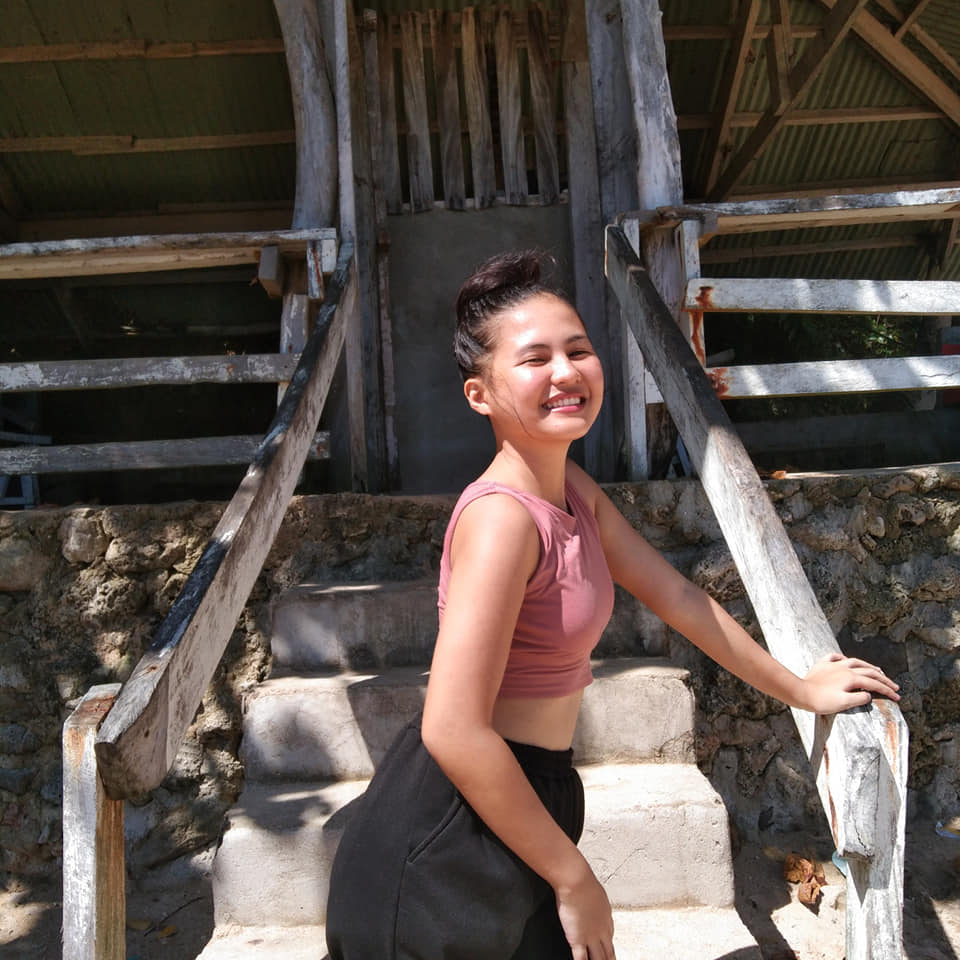
#> input picture photos/inday.jpg, 960 x 960 px
$ python thresh.py
#> lines starting #> are read from the running program, lines starting #| are printed output that depends on the picture; after the words box and inside, x2 and y2 are one past the last pixel; in counts of white or black regions, pixels touching at a corner belong together
import cv2 as cv

img = cv.imread('photos/inday.jpg')
#> img is the input picture: shape (960, 960, 3); mean B, G, R 75.6, 81.7, 92.6

cv.imshow('Inday', img)

gray = cv.cvtColor(img, cv.COLOR_BGR2GRAY)
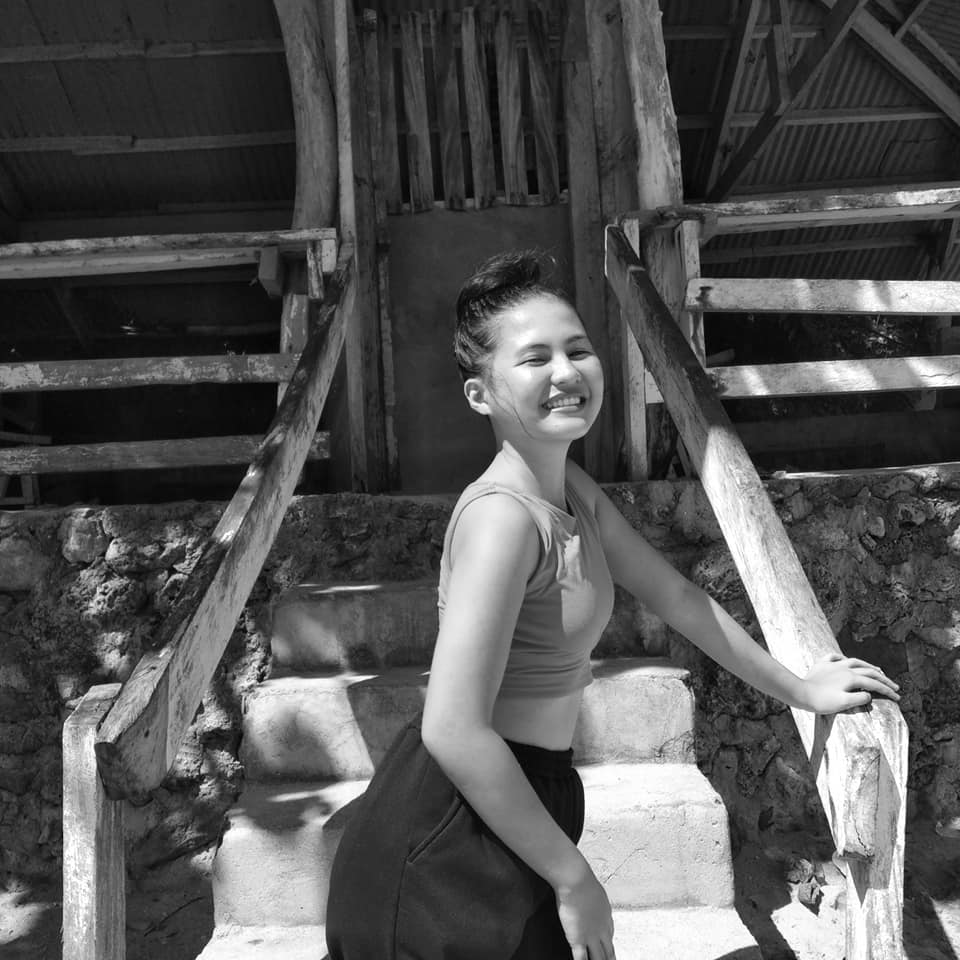
#> gray: shape (960, 960); min 0, max 255, mean 84.3
# cv.imshow('Gray', gray)

# Simple thresholding
threshold, thresh =  cv.threshold(gray, 150 ,255, cv.THRESH_BINARY)
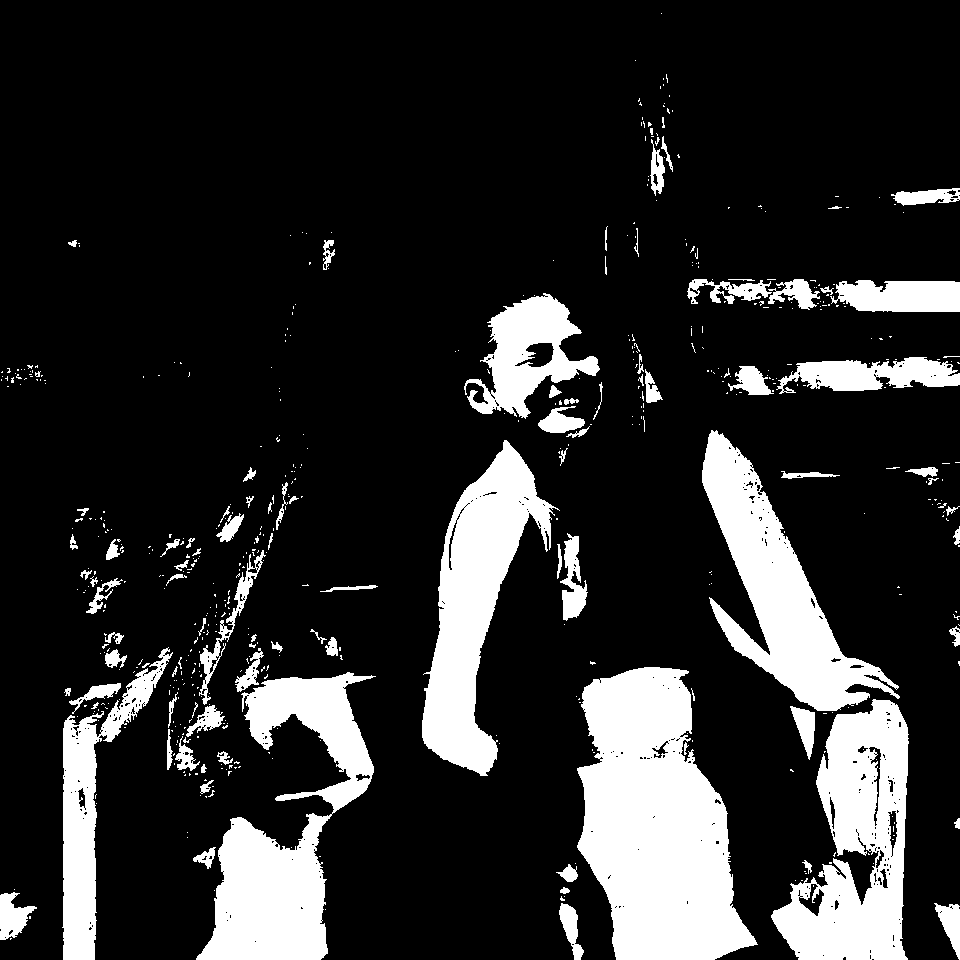
#> thresh: shape (960, 960); 17.3% white; 576 white regions (478 under 20 px), largest, box (x1, y1, x2, y2) and area: (577, 667, 758, 960) 35232, (196, 672, 376, 960) 22085, (771, 699, 909, 960) 20434
# cv.imshow('Simple Threshold',thresh)

threshold, thresh_inv =  cv.threshold(gray, 150 ,255, cv.THRESH_BINARY_INV)
# cv.imshow('Simple Threshold Inverse',thresh_inv)

# Adopted thresholding
adoptive_thresh =  cv.adaptiveThreshold(gray,255, cv.ADAPTIVE_THRESH_MEAN_C, cv.THRESH_BINARY_INV, 11, 9)
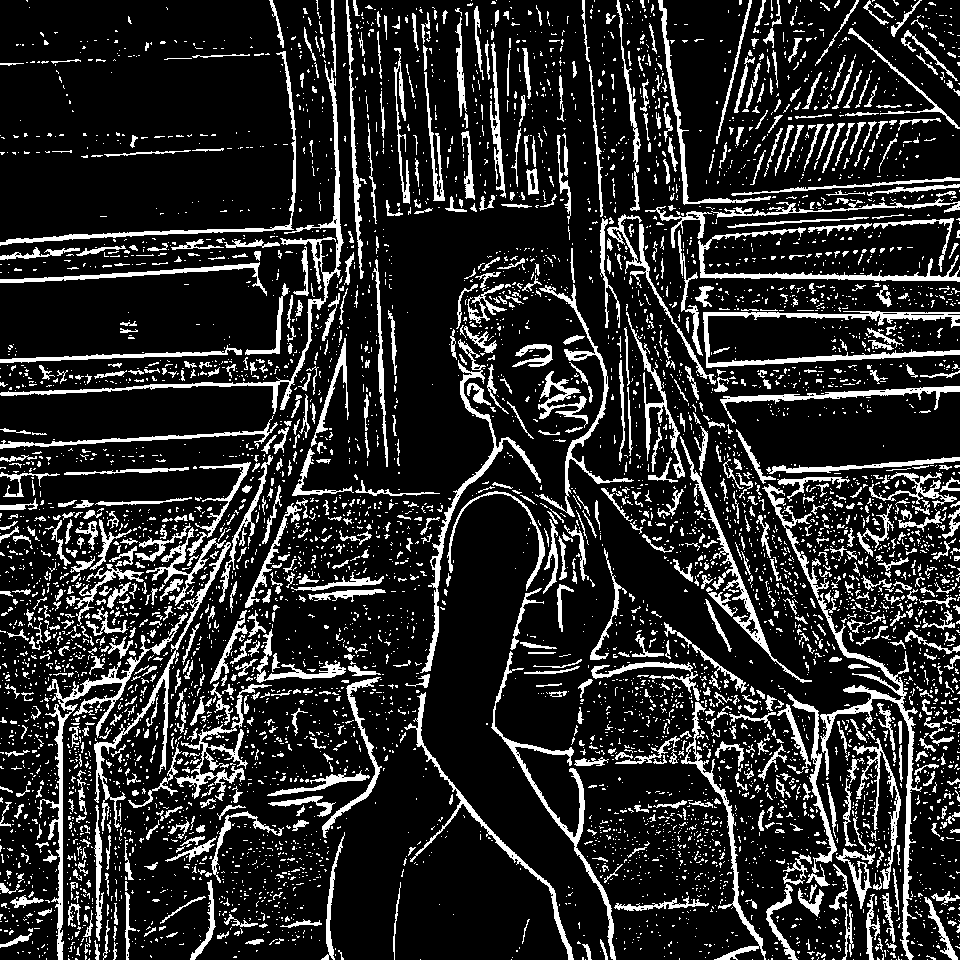
#> adoptive_thresh: shape (960, 960); 16.6% white; 6305 white regions (5318 under 20 px), largest, box (x1, y1, x2, y2) and area: (762, 484, 922, 960) 4161, (0, 0, 344, 414) 3473, (37, 612, 188, 960) 3050
cv.imshow('Adopted Threshold ',adoptive_thresh)


cv.waitKey(0)

$ run again, with photos/gf5.jpg copied over photos/inday.jpg
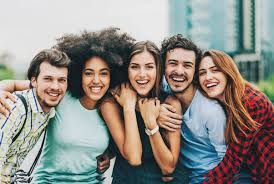
#> input picture photos/gf5.jpg, 274 x 184 px
#> img is the input picture: shape (184, 274, 3); mean B, G, R 135.2, 141.3, 144.5
#> `threshold, thresh =  cv.threshold(gray, 150 ,255, cv.THRESH_BINARY)`:
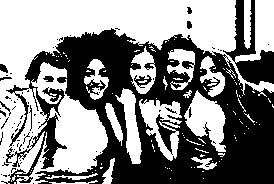
#> thresh: shape (184, 274); 53.3% white; 70 black regions (58 under 20 px), largest, box (x1, y1, x2, y2) and area: (1, 28, 274, 184) 21263, (223, 0, 274, 85) 1696, (134, 75, 152, 88) 102
#> `adoptive_thresh =  cv.adaptiveThreshold(gray,255, cv.ADAPTIVE_THRESH_M..`:
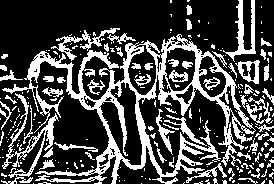
#> adoptive_thresh: shape (184, 274); 28.2% white; 241 white regions (181 under 20 px), largest, box (x1, y1, x2, y2) and area: (2, 34, 256, 184) 7688, (1, 93, 59, 184) 932, (223, 0, 256, 62) 604
